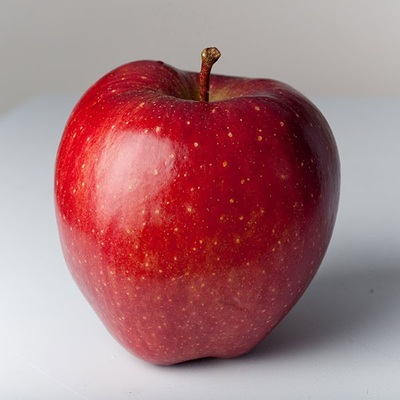
#> input picture assets/apple.jfif, 400 x 400 px
$ python -i freeman.py   (imports and definitions only)
#> lines starting #> are read from the running program, lines starting #| are printed output that depends on the picture; after the words box and inside, x2 and y2 are one past the last pixel; in counts of white or black regions, pixels touching at a corner belong together
from ctypes import *
import ctypes
import numpy as np
import cv2

# [1 line that did not run here, left out]

def Naif_Detector(image):
    vertical = abs(image[:, 0: -1] - image[:, 1:])
    horizontal = abs(image[0: -1, :] - image[1:, :])
    contour = np.sqrt(vertical[:-1,:]**2 + horizontal[:,:-1]**2)
    np.putmask(contour, contour > 255, 255)
    return contour

def process_img(img):
    gray = cv2.cvtColor(img, cv2.COLOR_BGR2GRAY)
    blur = cv2.GaussianBlur(gray, (3, 3), 0)
    binary = (blur < 127) * 255
    return Naif_Detector(binary)

def get_chaine(img):

    # Create an image pointer
    img_c  = img.astype(np.int32).ctypes.data_as(ctypes.POINTER(ctypes.c_int32))

    # Create a pointer
    freeman_c= np.zeros((int(1e9),), dtype=np.int16).ctypes.data_as(ctypes.POINTER(ctypes.c_int16))

    h, w = img.shape

    size = libCalc.freeman(img_c, freeman_c, w, h, 0)

    chaine = np.ctypeslib.as_array(freeman_c, (size,)).astype(np.int16)

    return [*map(lambda x:[*map(int,x.strip().split()),],' '.join(map(str,chaine)).split('-1')),]

def freeman(img):
    img = process_img(img).astype("uint8")

    return ''.join(map(str,max(get_chaine(img), key=len)[2:]))

def compare(img1, img2):
    c1 = freeman(img1)
    c2 = freeman(img2)

    dist = np.array([(c1.count(i) - c2.count(i))**2 for i in '01234567']).sum()**.5
    return dist

def compare_ci(c1, img):
    c2 = freeman(img)

    dist = np.array([(c1.count(i) - c2.count(i))**2 for i in '01234567']).sum()**.5
    return dist

>>> import cv2
>>> picture = cv2.imread('assets/apple.jfif')
#> picture is the input picture: shape (400, 400, 3); mean B, G, R 125.9, 120.9, 168.3
>>> result = freeman(picture)
#> in process_img, `gray = cv2.cvtColor(img, cv2.COLOR_BGR2GRAY)`:
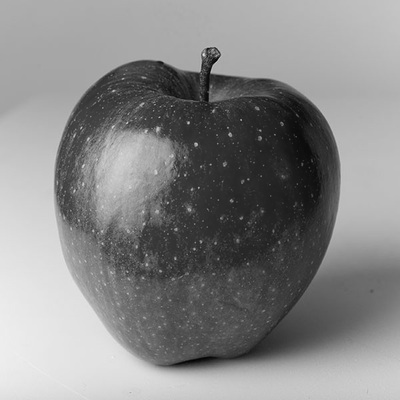
#> gray: shape (400, 400); min 3, max 238, mean 135.6
#> in process_img, `binary = (blur < 127) * 255`:
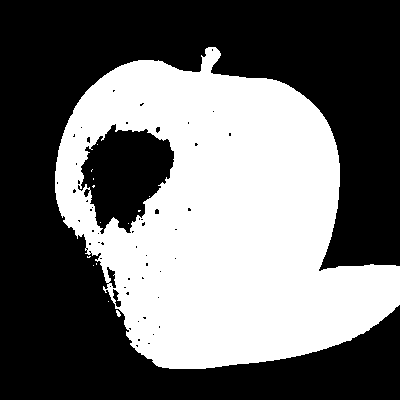
#> binary: shape (400, 400) int64; 42.5% white; 14 white regions (12 under 20 px), largest, box (x1, y1, x2, y2) and area: (55, 47, 400, 369) 67947, (116, 310, 121, 317) 22
#> in Naif_Detector, `vertical = abs(image[:, 0: -1] - image[:, 1:])`:
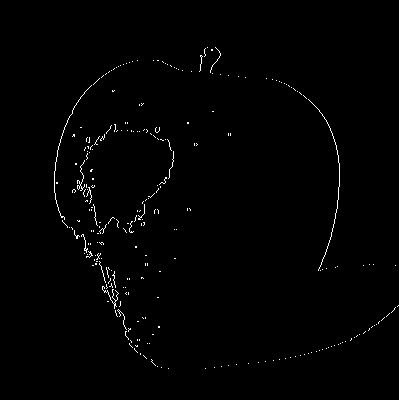
#> vertical: shape (400, 399) int64; 0.89% white in thin lines or dots, all inside (x1, y1, x2, y2) = (54, 47, 399, 369)
#> in Naif_Detector, `horizontal = abs(image[0: -1, :] - image[1:, :])`:
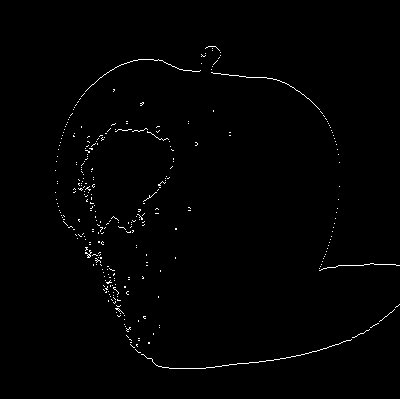
#> horizontal: shape (399, 400) int64; 0.87% white in thin lines or dots, all inside (x1, y1, x2, y2) = (55, 46, 400, 369)
#> in Naif_Detector, `contour = np.sqrt(vertical[:-1,:]**2 + horizontal[:,:-1]**2)`:
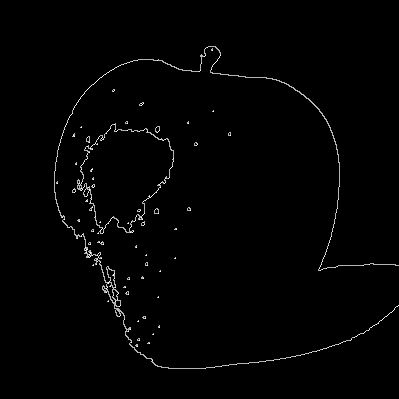
#> contour: shape (399, 399) float64; min 0, max 360.6, mean 4.1; drawn with min black and max white
#> in Naif_Detector, `np.putmask(contour, contour > 255, 255)`:
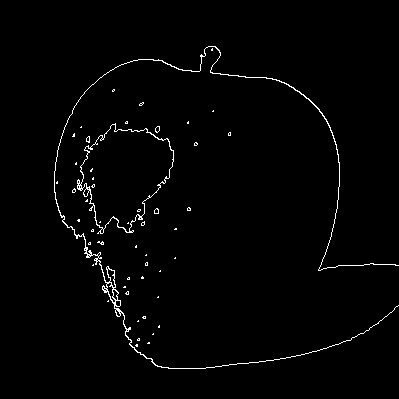
#> contour: shape (399, 399) float64; 1.5% white in thin lines or dots, all inside (x1, y1, x2, y2) = (54, 46, 399, 369)
#> (the run stopped early here; a loop or call above may not have finished)

$ run again, on assets/d.jfif
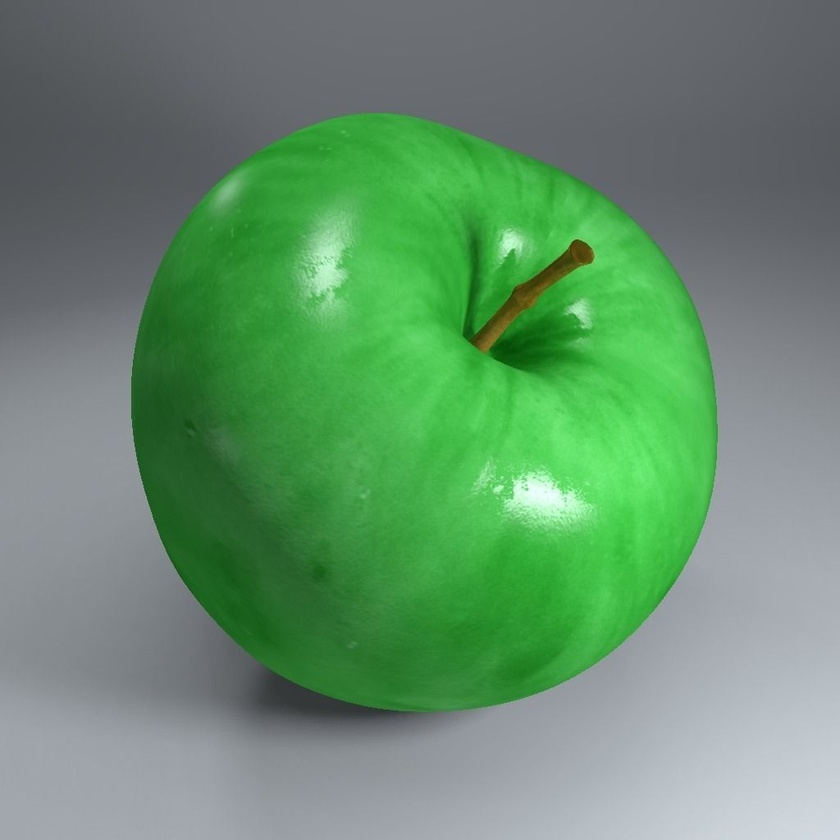
#> input picture assets/d.jfif, 840 x 840 px, shrunk from 1024 x 1024 before the run
#> picture is the input picture: shape (840, 840, 3); mean B, G, R 109.3, 143.6, 102.1
#> in process_img, `binary = (blur < 127) * 255`:
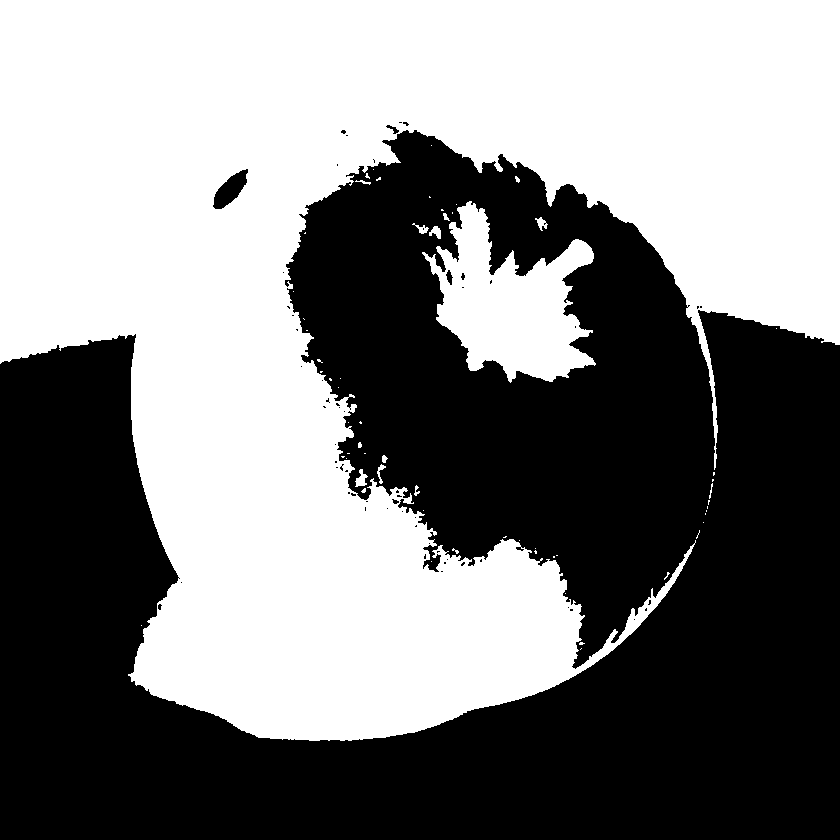
#> binary: shape (840, 840) int64; 51% white; 59 black regions (54 under 20 px), largest, box (x1, y1, x2, y2) and area: (0, 130, 840, 840) 344497, (213, 169, 248, 209) 703, (446, 270, 453, 285) 59, (386, 125, 399, 134) 46, (392, 499, 399, 504) 21
#> vertical: shape (840, 839) int64; 0.6% white in thin lines or dots, all inside (x1, y1, x2, y2) = (0, 122, 835, 741)
#> horizontal: shape (839, 840) int64; 0.58% white in thin lines or dots, all inside (x1, y1, x2, y2) = (0, 121, 840, 741)
#> in Naif_Detector, `np.putmask(contour, contour > 255, 255)`:
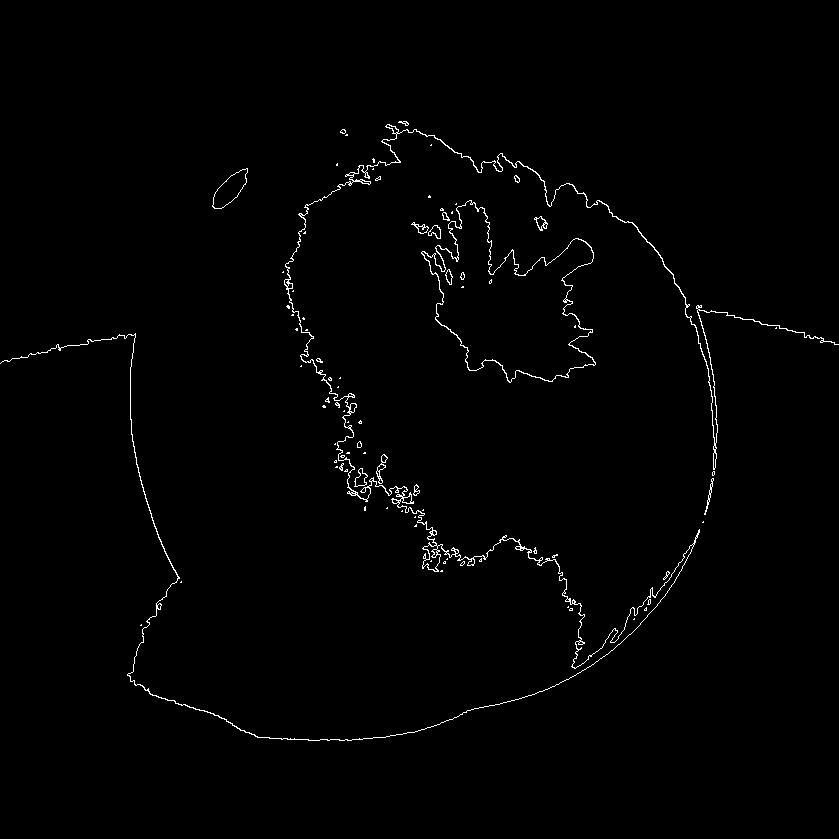
#> contour: shape (839, 839) float64; 1% white in thin lines or dots, all inside (x1, y1, x2, y2) = (0, 121, 839, 741)

$ run again, on assets/download.jfif
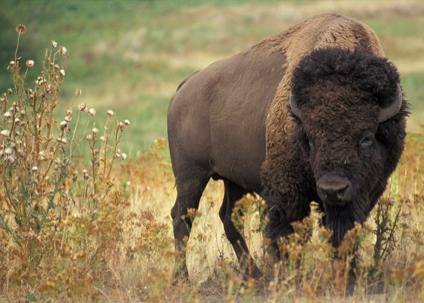
#> input picture assets/download.jfif, 424 x 303 px
#> picture is the input picture: shape (303, 424, 3); mean B, G, R 86, 120.3, 135.7
#> in process_img, `binary = (blur < 127) * 255`:
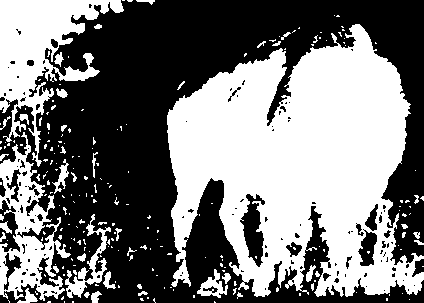
#> binary: shape (303, 424) int64; 46.9% white; 230 white regions (189 under 20 px), largest, box (x1, y1, x2, y2) and area: (167, 24, 424, 297) 43851, (0, 0, 124, 167) 7673, (0, 132, 71, 301) 4671
#> vertical: shape (303, 423) int64; 5.4% white in thin lines or dots
#> horizontal: shape (302, 424) int64; 4.4% white in thin lines or dots
#> in Naif_Detector, `np.putmask(contour, contour > 255, 255)`:
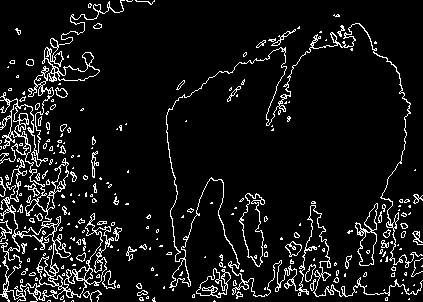
#> contour: shape (302, 423) float64; 8.2% white in thin lines or dots
#> img: shape (302, 423); 8.2% white in thin lines or dots

$ run again, on assets/download2.jfif
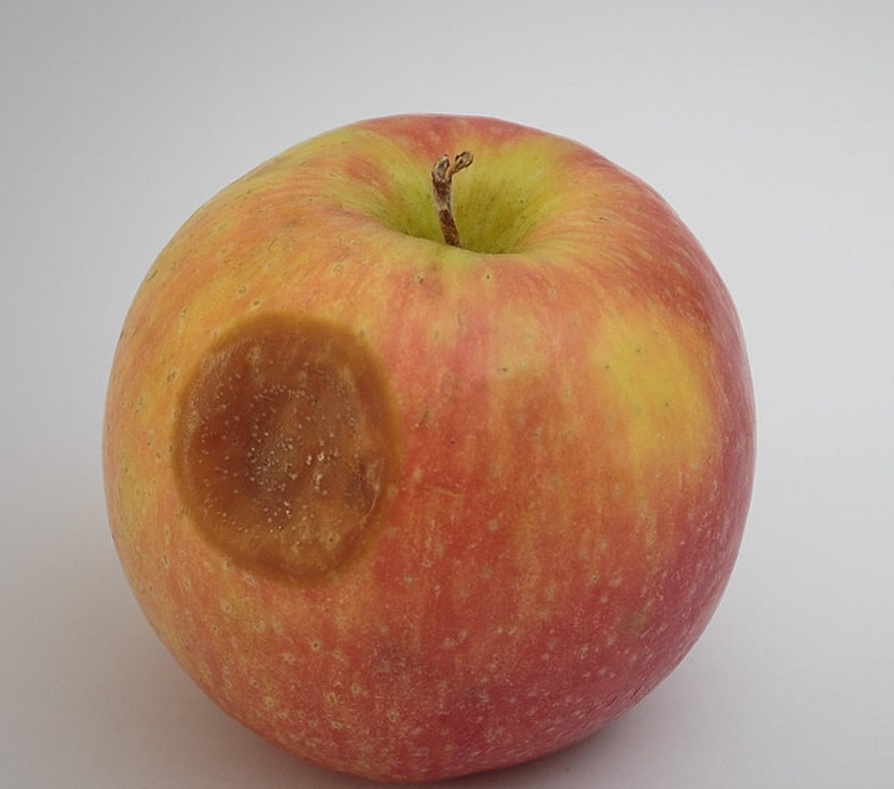
#> input picture assets/download2.jfif, 894 x 789 px, shrunk from 1322 x 1166 before the run
#> picture is the input picture: shape (789, 894, 3); mean B, G, R 127.8, 147.4, 180.1
#> in process_img, `binary = (blur < 127) * 255`:
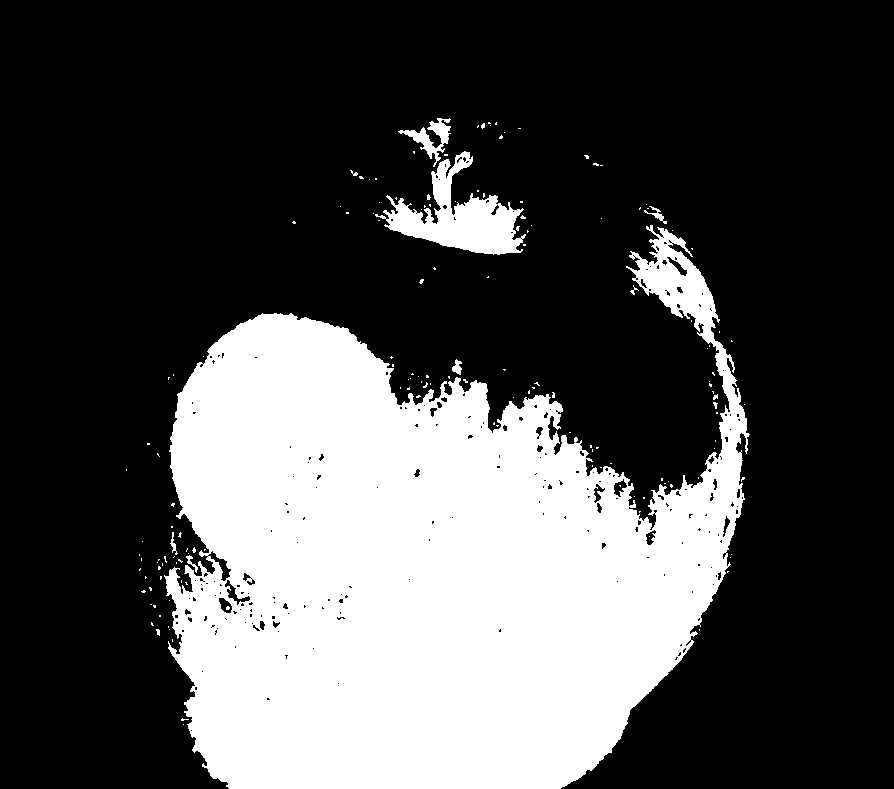
#> binary: shape (789, 894) int64; 29.8% white; 157 white regions (145 under 20 px), largest, box (x1, y1, x2, y2) and area: (164, 225, 750, 789) 202002, (375, 151, 526, 255) 6113, (398, 118, 451, 167) 795
#> vertical: shape (789, 893) int64; 0.87% white in thin lines or dots, all inside (x1, y1, x2, y2) = (125, 118, 750, 789)
#> horizontal: shape (788, 894) int64; 0.73% white in thin lines or dots, all inside (x1, y1, x2, y2) = (126, 117, 750, 788)
#> in Naif_Detector, `np.putmask(contour, contour > 255, 255)`:
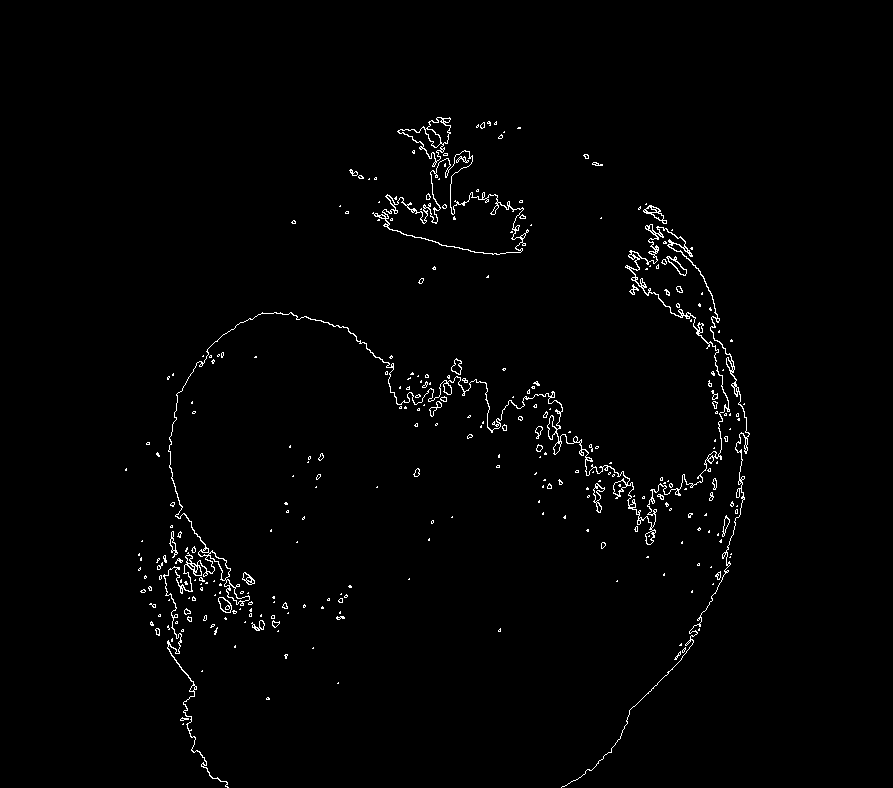
#> contour: shape (788, 893) float64; 1.4% white in thin lines or dots, all inside (x1, y1, x2, y2) = (125, 117, 750, 788)
